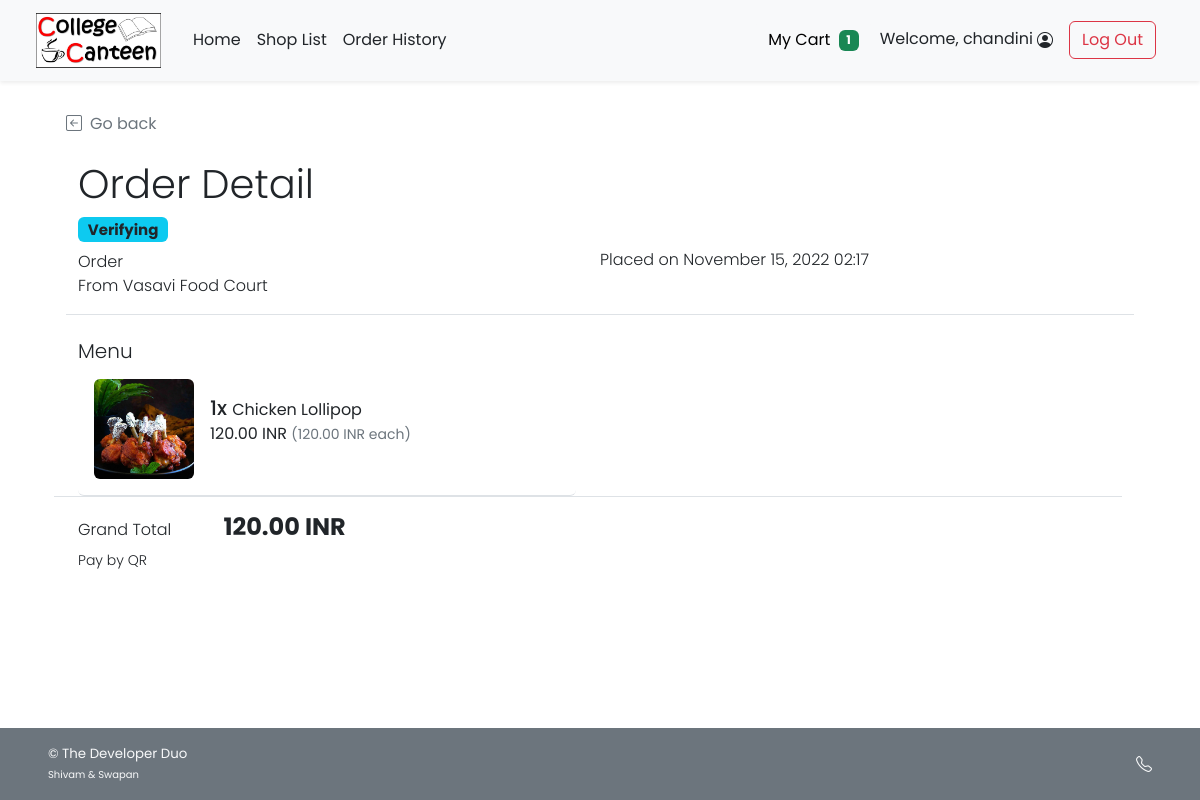
Page /cust_order_detail.php?orh_id=82 (signed in) on the committed database.
### tables this page shows
CREATE TABLE `shop` (
  `s_username` varchar(45) NOT NULL,
  `s_pwd` varchar(45) NOT NULL,
  `s_name` varchar(100) NOT NULL,
  `s_location` varchar(100) NOT NULL,
  `s_email` varchar(100) NOT NULL,
  `s_phoneno` varchar(45) NOT NULL,
  `s_pic` text DEFAULT NULL,
  `s_id` int(11) NOT NULL
);

CREATE TABLE `order_header` (
  `orh_id` int(11) NOT NULL,
  `c_id` int(11) NOT NULL,
  `s_id` int(11) NOT NULL,
  `p_id` int(11) NOT NULL,
  `orh_ordertime` timestamp NOT NULL DEFAULT current_timestamp(),
  `orh_orderstatus` varchar(45) NOT NULL,
  `orh_finishedtime` datetime DEFAULT NULL,
  `t_id` varchar(45) NOT NULL
);

CREATE TABLE `order_detail` (
  `ord_id` int(11) NOT NULL,
  `orh_id` int(11) NOT NULL,
  `f_id` int(11) NOT NULL,
  `ord_amount` int(11) NOT NULL,
  `ord_buyprice` decimal(6,2) NOT NULL,
  `ord_note` text DEFAULT NULL
);

CREATE TABLE `food` (
  `f_id` int(11) NOT NULL,
  `s_id` int(11) NOT NULL,
  `f_name` varchar(100) NOT NULL,
  `f_price` decimal(6,2) NOT NULL,
  `f_pic` text DEFAULT NULL
);

### cust_order_detail.php (the view, shortened to what this page needs)
<!DOCTYPE html>
<html lang="en">
<head>
    <?php
        include("conn_db.php");
        include('head.php');
    ?>
    <link href="css/main.css" rel="stylesheet">
    <link href="css/menu.css" rel="stylesheet">
</head>
<body class="d-flex flex-column h-100">
    <?php include('nav_header.php')?>
    <div class="container px-5 py-4" id="cart-body">
        <div class="row my-4 border-bottom">
            <a class="nav nav-item text-decoration-none text-muted mb-2" href="#" onclick="history.back();">
                <i class="bi bi-arrow-left-square me-2"></i>Go back
            </a>
            <h2 class="pt-3 display-6">Order Detail</h2>
            <?php
                $orh_id = $_GET["orh_id"];
                $orh_query = "SELECT * FROM order_header WHERE orh_id = {$orh_id}";
                $orh_arr = $mysqli -> query($orh_query) -> fetch_array();
            ?>
            <div class="row row-cols-1 row-cols-md-2">
                <div class="col mb-2 mb-md-0">
                    <ul class="list-unstyled fw-light">
                        <li class="list-item mb-2">
                            <?php if($orh_arr["orh_orderstatus"]=="VRFY"){ ?>
                                <h5><span class="fw-bold badge bg-info text-dark">Verifying</span></h5>
                            <?php }else if($orh_arr["orh_orderstatus"]=="ACPT"){ ?>
                                <h5><span class="fw-bold badge bg-secondary text-dark">Accepted</span></h5>
                            <?php }else if($orh_arr["orh_orderstatus"]=="PREP"){ ?>
                                <h5><span class="fw-bold badge bg-warning text-dark">Preparing</span></h5>
                            <?php }else if($orh_arr["orh_orderstatus"]=="RDPK"){ ?>
                                <h5><span class="fw-bold badge bg-primary text-white">Ready to pick up</span></h5>
                            <?php }else if($orh_arr["orh_orderstatus"]=="FNSH"){?>
                                <h5><span class="fw-bold badge bg-success text-white">Completed</span></h5>
                            <?php }else if($orh_arr["orh_orderstatus"]=="CNCL"){?>
                                <h5><span class="fw-bold badge bg-danger text-white">Cancelled</span></h5>
                            <?php } ?>
                        </li>
                        <li class="list-item">Order </li>
                        <li class="list-item">From
                            <?php
                                $shop_query = "SELECT s_name FROM shop WHERE s_id = {$orh_arr['s_id']};";
                                $shop_arr = $mysqli -> query($shop_query) -> fetch_array();
                                echo $shop_arr["s_name"];
                            ?>
                        </li>
                    </ul>
                </div>
                <div class="col">
                    <ul class="list-unstyled fw-light">
                        <?php
                            $od_placedate = (new Datetime($orh_arr["orh_ordertime"])) -> format("F j, Y H:i");
                        ?>
                        <li class="mb-2">&nbsp;</li>
                        <li>Placed on <?php echo $od_placedate;?></li>
                    </ul>
                </div>
            </div>
        </div>
        <div class="row mb-5">
            <div class="col">
                <div class="row row-cols-1">
                    <div class="col">
                        <h5 class="fw-light">Menu</h5>
                    </div>
                    <div class="col row row-cols-1 row-cols-md-2 border-bottom">
                        <?php
                            $ord_query = "SELECT f.f_name,f.f_pic,ord.ord_amount,ord.ord_buyprice,ord_note FROM order_detail ord INNER JOIN food f ON ord.f_id = f.f_id WHERE ord.orh_id = {$orh_id}";
                            $ord_result = $mysqli -> query($ord_query);
                            while($ord_row = $ord_result -> fetch_array()){
                        ?>
                        <div class="col">
                            <ul class="list-group">
                                <li class="list-group-item d-flex border-0 pb-3 border-bottom w-100 justify-content-between align-items-center">
                                    <div class="image-parent">
                                        <img
                                        <?php
                                            if(is_null($ord_row["f_pic"])){echo "src='img/default.png'";}
                                            else{echo "src=\"img/{$ord_row['f_pic']}\"";}
                                        ?>
                                        class="img-fluid rounded"
                                        style="width: 100px; height:100px; object-fit:cover;" alt="<?php echo $ord_row["f_name"]?>">
                                        </div>
                                    <div class="ms-3 me-auto">
                                        <div class="fw-normal"><span class="h5"><?php echo $ord_row["ord_amount"]?>x </span><?php echo $ord_row["f_name"]?>
                                            <p><?php printf("%.2f INR <small class='text-muted'>(%.2f INR each)</small>",$ord_row["ord_buyprice"]*$ord_row["ord_amount"],$ord_row["ord_buyprice"]);?><br />
                                            </p>
                                        </div>
                                </li>
                            </ul>
                        </div>
                        <?php } ?>
                    </div>
                    <div class="col my-3">
                        <ul class="list-inline justify-content-between">
                            <li class="list-inline-item fw-light me-5">Grand Total</li>
                            <li class="list-inline-item fw-bold h4">
                                <?php
                                    $gt_query = "SELECT SUM(ord_amount*ord_buyprice) AS gt FROM order_detail WHERE orh_id = {$orh_id}";
                                    $gt_arr = $mysqli -> query($gt_query) -> fetch_array();
                                    printf("%.2f INR",$gt_arr["gt"]);
                                ?>
                            </li>
                            <li class="list-item fw-light small">Pay by  QR
                            </li>
                        </ul>
                    </div>
                </div>
            </div>
        </div>
    </div>
    <?php include('footer.php')?>
</body>
</html>

### css/main.css (style rules this page uses)
html { height: 100%; }
body { height: 100%; padding-top: 4rem; margin-bottom: -50px; font-family: 'Poppins', 'Noto Sans Thai', sans-serif; }
a { cursor: pointer; }
.bi { vertical-align: -.125em; fill: currentColor; }

### css/menu.css (style rules this page uses)
html, body { height: 100%; }
.image-parent { max-width: 100px; }

### rows in the picture
shop: s_name "Vasavi Food Court"
order_header: orh_ordertime "November 15, 2022 02:17"
order_detail: f.f_pic (picture), ord_amount "1", f.f_name "Chicken Lollipop", $ord_row['ord_buyprice']*$ord_row['ord_amount'] "120.00", ord_buyprice "120.00"

### other values in the picture
$incart_amt "1"
$_SESSION['firstname'] "chandini"
$gt_arr["gt"] "120.00"
